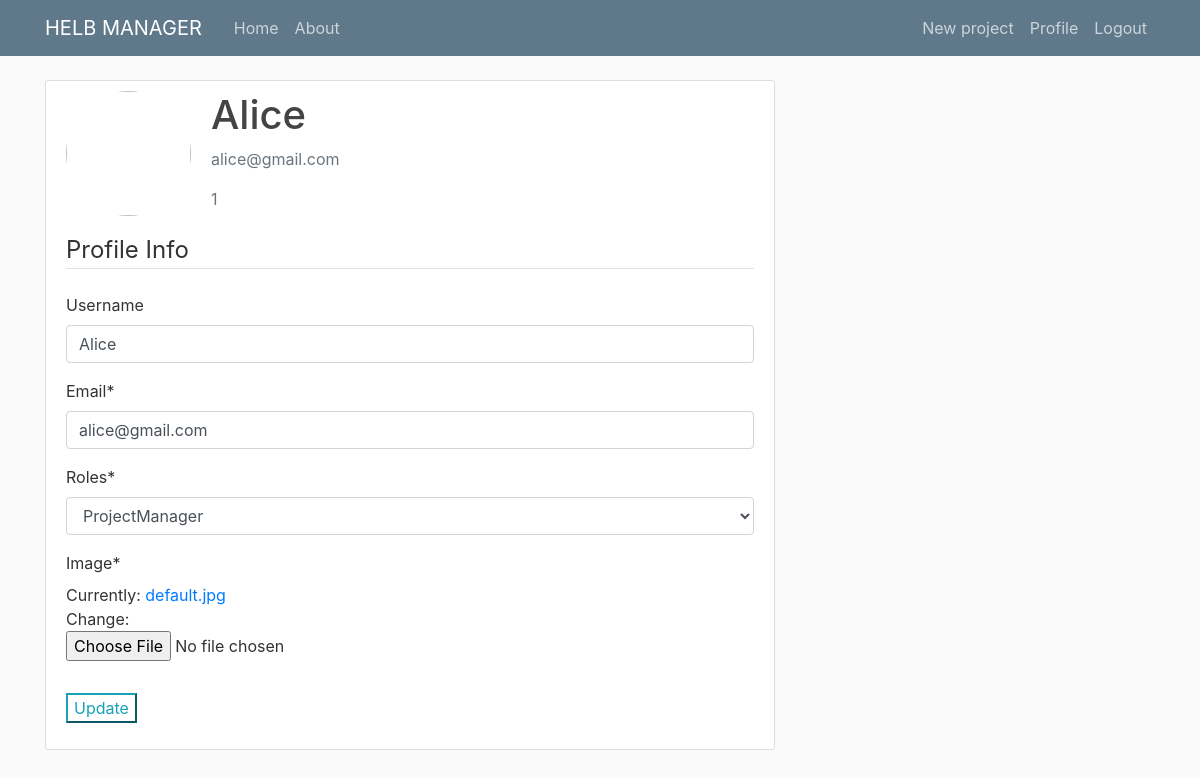
Screenshot of /profile/ (signed in) with the database file from the repository.
### users/models.py (models this page shows, shortened)
class CustomUser(AbstractUser):
    ROLES = (
            (1, 'ProjectManager'),
            (2, 'collaborater'),
        )
    username = models.CharField(max_length = 50, blank = True, null = True, unique = True)
    email = models.EmailField(('email address'), unique = True)
    image = models.ImageField(default='default.jpg', upload_to='profile_pics')
    role = models.PositiveSmallIntegerField(choices=ROLES, blank=True, null=True)

### users/views.py (the view)
# urls.py: path('profile/', user_views.profile, name='profile'),
@login_required
def profile(request):
    if request.method == 'POST' :
        u_form = UserUpdateForm(request.POST, instance=request .user)
        p_form = UserUpdateImageForm(request.POST, request.FILES, instance=request.user)
        if u_form.is_valid() and p_form.is_valid():
            u_form.save()
            p_form.save()
            messages.success(request, f'Acount updated.')
            return redirect('profile')
    else:
        u_form = UserUpdateForm(instance=request.user)
        p_form = UserUpdateImageForm(instance=request.user)
    context = {
        'u_form' : u_form,
        'p_form' : p_form
    }
    return render(request, 'users/profile.html', context)

### users/forms.py
class UserUpdateForm(forms.ModelForm):
    email = forms.EmailField()
    roles = forms.ChoiceField(choices=ROLES)
    class Meta:
        model = CustomUser
        fields = ['username', 'email','roles']

class UserUpdateImageForm(forms.ModelForm):
    class Meta:
        model = CustomUser
        fields = ['image']

### users/templates/users/profile.html (shortened to what this page needs)
{% extends "HelbManager/base.html" %}
{% load crispy_forms_tags %}
{% block content %}
    <div class="content-section">
        <div class="media">
        <img class="rounded-circle account-img" src="{{user.profile.image.url}}">
        <div class="media-body">
            <h2 class="account-heading">{{user.username}}</h2>
            <p class="text-secondary">{{user.email}}</p>
            <p class="text-secondary">{{ user.role }}</p>
        </div>
        </div>
                <fieldset class="form-group">
                    <legend class="border-bottom mb-4">Profile Info</legend>
                    {{ u_form|crispy }}
                    {{ p_form|crispy }}
                </fieldset>
                <div class="form-group">
                    <button class="btn-outline-info" type="submit">Update</button>
                </div>
        </div>
{% endblock content %}

### HelbManager/static/HelbManager/main.css (style rules this page uses)
body { background: #fafafa; color: #333333; margin-top: 5rem; }
h1, h2, h3, h4, h5, h6 { color: #444444; }
.content-section { background: #ffffff; padding: 10px 20px; border: 1px solid #dddddd; border-radius: 3px; margin-bottom: 20px; }
.account-img { height: 125px; width: 125px; margin-right: 20px; margin-bottom: 16px; }
.account-heading { font-size: 2.5rem; }

### rows the page displays
CustomUser: username "Alice", email "alice@gmail.com", role "1"
